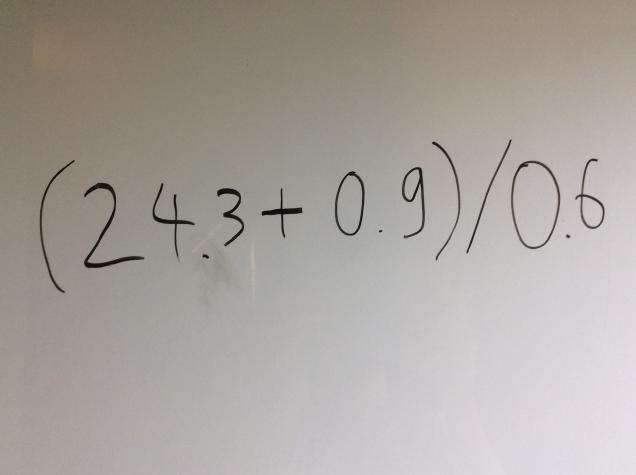
#> input picture Image1.PNG, 1272 x 949 px, found by its file name (shown at 1/2 size)
$ jupyter execute --allow-errors IIC.ipynb
#> lines starting #> are read from the running program, lines starting #| are printed output that depends on the picture; after the words box and inside, x2 and y2 are one past the last pixel; in counts of white or black regions, pixels touching at a corner belong together; long printed decimals are rounded
# IIC #

[cell 1]
print("Test")

[cell 2]
import numpy as np
import cv2

import random
import os

Functions used

[cell 3]
def imshow(name,img):
    cv2.imshow(name, img)
    cv2.waitKey(0)
    cv2.destroyAllWindows()

[cell 4]
def BoundaryFind(InIm):

    ret=InIm

    h = ret.shape[0]
    w = ret.shape[1]

    Max=0
    Min=255

    for y in range(0,h):
        for x in range(0, w):
            if(ret[y][x]>Max):
                Max=ret[y][x]
                #print("Max: ",Max)
            if(ret[y][x]<Min):
                Min=ret[y][x]
                #print("Min: ",Min)

    return (Max/2+Min/2)

def BoundaryCut(InIm):

    ret=InIm
    boundary=BoundaryFind(InIm)

    h = ret.shape[0]
    w = ret.shape[1]

    for y in range(0, h):
        for x in range(0, w):
          #print(ret[y][x])
          ret[y][x] = 255 if InIm[y][x] >= boundary else 0
    print("Boundary: ", boundary)

    return ret

[cell 5]
def PreProcess(InIm):
    ZS=None
    ZS=InIm.copy()

    mean=cv2.mean(InIm)[0]
    var=np.var(InIm)

    print("Mean: ", mean)
    print("Var: ", var)


    h = ZS.shape[0]
    w = ZS.shape[1]


    kernel = np.ones((5,5),np.uint8)

    gradient = cv2.morphologyEx(ZS, cv2.MORPH_GRADIENT, kernel)
    #cv2.imshow('Gradient: ',gradient)

    closing = cv2.morphologyEx(gradient, cv2.MORPH_CLOSE, kernel,iterations= 2)
    #cv2.imshow('Closing: ',closing)

    opening = cv2.morphologyEx(closing, cv2.MORPH_OPEN, kernel,iterations= 1)
    #cv2.imshow('Opening: ',opening)
    #ret = cv2.dilate(gradient,kernel,iterations = 3)

    ret=(255-opening)
    ret=BoundaryCut(ret)

    #cv2.waitKey(0)
    #cv2.destroyAllWindows()


    print("Preprocess Done")
    return ret

Subimage class (we want to have each be a separate symbol, before determining the symbol)

[cell 6]
boundary=10

class SubImage:
    def __init__(self,PointVector):
        n=PointVector.shape[0]

        print("n: ", n)

        xmin=np.Infinity
        xmax=0

        ymin=np.Infinity
        ymax=0


        for i in range(n):
            if(PointVector[i][1]<xmin):
                xmin=PointVector[i][1]
            if(PointVector[i][1]>xmax):
                xmax=PointVector[i][1]
            if(PointVector[i][0]<ymin):
                ymin=PointVector[i][0]
            if(PointVector[i][0]>ymax):
                ymax=PointVector[i][0]


        #print("Range: ( (",ymin,",",ymax,"),(",xmin,",",xmax,")")

        xmin=xmin-boundary
        xmax=xmax+boundary
        ymin=ymin-boundary
        ymax=ymax+boundary

        self.rot=0

        self.x=xmin
        self.y=ymin

        self.xsize=(int)(xmax-xmin)+1
        self.ysize=(int)(ymax-ymin)+1

        ZSim=np.zeros(shape=[self.ysize, self.xsize,1])#, dtype=np.uint8)

        #print("Size: (",self.ysize,",",self.xsize,")")

        for i in range(n):
            #print("(",(PointVector[i][0]-ymin),",",(PointVector[i][1]-xmin),")" )
            ZSim[(int)(PointVector[i][0]-ymin+boundary/2)][(int)(PointVector[i][1]-xmin+boundary/2)][0]=255

        self.Image=ZSim
    Image=None
    x=0
    y=0
    xsize=0
    ysize=0
    rot=0

[cell 7]
#just testing
n2=200
xsize2=1200
ysize2=1800
ymin=40
xmin=30

PointV=np.zeros(shape=[n2,2])

for i in range(n2):
    PointV[i][0]=random.randint(0,ysize2)+ymin
    PointV[i][1]=random.randint(0,xsize2)+xmin


#print(PointV)
SubIm1=SubImage(PointV)
#print(SubIm1.Image)
cv2.imshow('Subimage 1: ',SubIm1.Image)
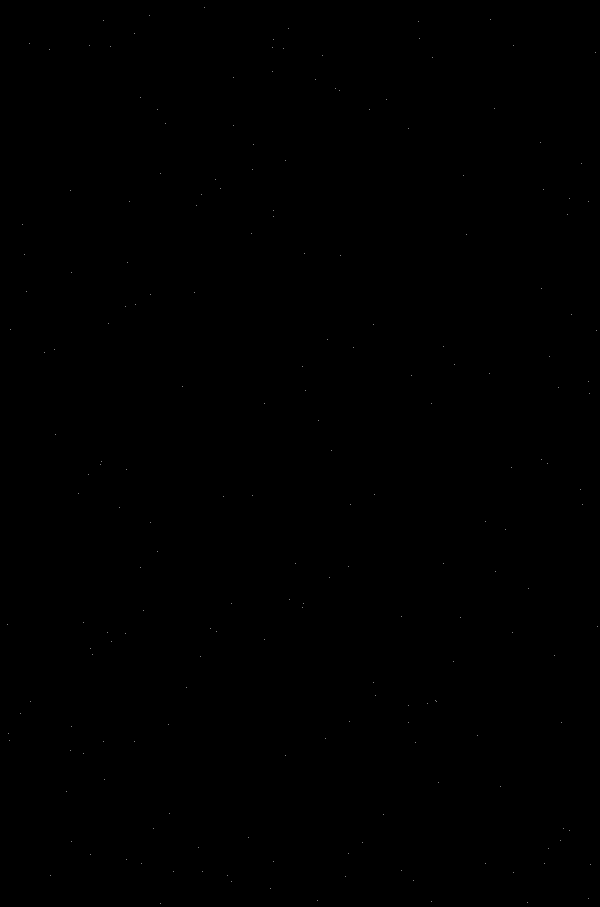
#> window 'Subimage 1: ': shape (1813, 1200, 1) (shown at 1/2 size); 0.01% white in thin lines or dots

cv2.waitKey(0)
cv2.destroyAllWindows()

Subdividing Algorithm

[cell 8]
def SubDividing(InIm):
    ZS=InIm.copy()
    SubDivList=[]

    h = InIm.shape[0]
    w = InIm.shape[1]

    mask = np.zeros((h + 2, w + 2), np.uint8)

    ZSVectorList=[]
    cv2.imshow('Before',ZS)
    cv2.waitKey(0)
    cv2.destroyAllWindows()
    for y in range(h):
        for x in range(w):
            if(ZS[y][x]==0):
                cv2.floodFill(ZS, mask, (x, y), 100);

                ZSVectorList=np.argwhere(ZS == 100)

                mask = np.zeros((h + 2, w + 2), np.uint8)
                cv2.floodFill(ZS, mask, (x, y), 255);

                print(ZSVectorList)

                ZSSubIm=SubImage(ZSVectorList)


                print(ZSSubIm)

                SubDivList.append(ZSSubIm)

                cv2.imshow('ZSSubIm: ',ZSSubIm.Image)


                cv2.imshow('ZS: ',ZS)

                cv2.waitKey(0)
                cv2.destroyAllWindows()


    return SubDivList
    #source: https://www.programcreek.com/python/example/89425/cv2.floodFill

Process Analysing the Images (Basically step A)

[cell 9]
def Process(InIm):

    cv2.imshow('Before',InIm)

    cv2.waitKey(0)
    cv2.destroyAllWindows()

    PPIm=PreProcess(InIm)
    SDIm=SubDividing(PPIm)

    return SDIm

Reading in images

[cell 10]
Spam1 = cv2.imread('Spam1.jpg',0)
if(Spam1 is None):
    print("Spam1.jpg not found")

# Load an color image in grayscale
before1 = cv2.imread('Image1.png',0)
#> before1: shape (949, 1272); min 0, max 230, mean 164.8
before2 = cv2.imread('Image2.png',0)
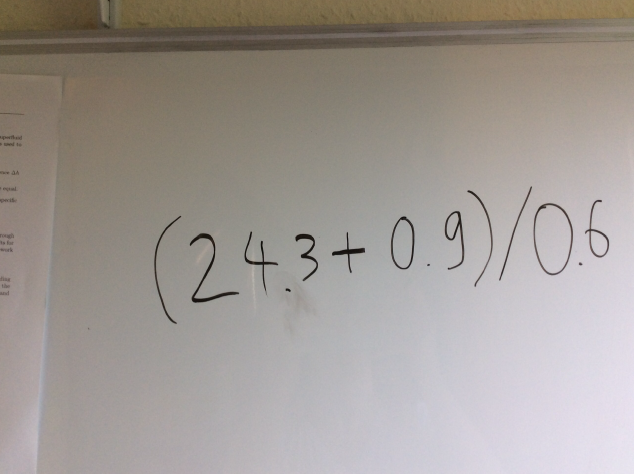
#> input picture Image2.PNG, 1268 x 947 px, found by its file name (shown at 1/2 size)
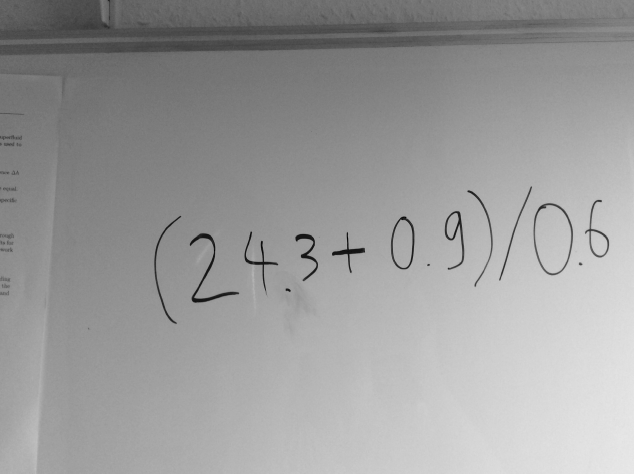
#> before2: shape (947, 1268) (shown at 1/2 size); min 0, max 234, mean 155.2
before3 = cv2.imread('Image3.png',0)
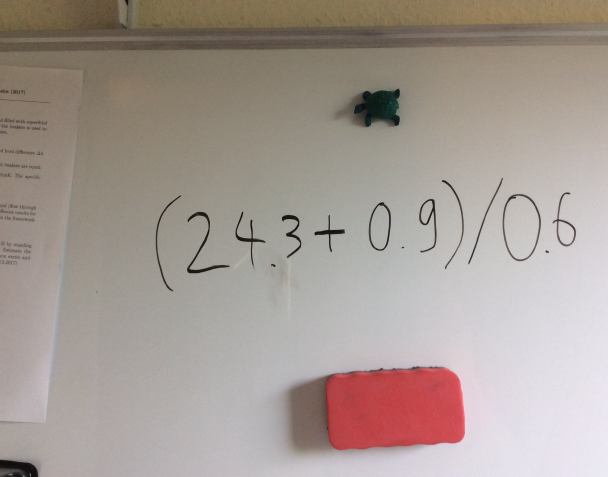
#> input picture Image3.PNG, 1216 x 953 px, found by its file name (shown at 1/2 size)
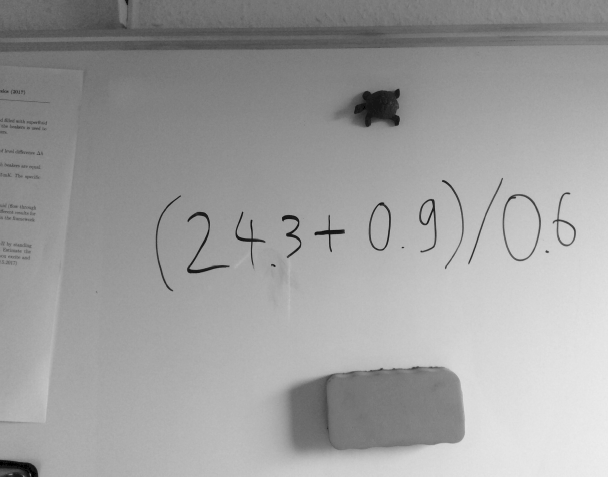
#> before3: shape (953, 1216) (shown at 1/2 size); min 0, max 238, mean 158.3


img = cv2.imread('SilverOwl.png',0)

if(before1 is None):
    print("before1.png not found")
if(before2 is None):
    print("before2.png not found")
if(before3 is None):
    print("before3.png not found")

Processing the images

[cell 11]
im1=Process(before1)
#> in PreProcess, `mean=cv2.mean(InIm)[0]`: mean = 164.8
#> in PreProcess, `var=np.var(InIm)`: var = 1026.7
#| Mean:  164.763
#| Var:  1026.732
#> in PreProcess, `gradient = cv2.morphologyEx(ZS, cv2.MORPH_GRADIENT, kernel)`:
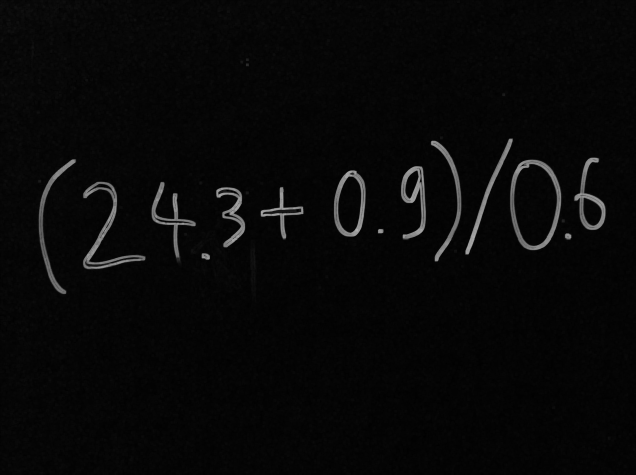
#> gradient: shape (949, 1272) (shown at 1/2 size); min 0, max 178, mean 7.8
#> in PreProcess, `ret=(255-opening)`:
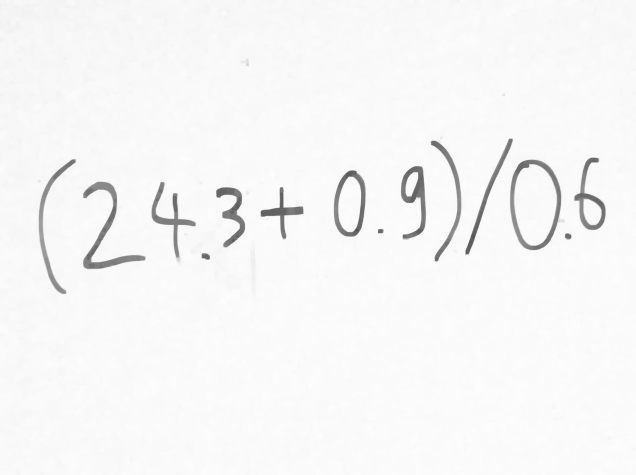
#> ret: shape (949, 1272) (shown at 1/2 size); min 83, max 253, mean 246
#> after the loop in BoundaryFind, `for y in range(0,h):`: Max = 253; Min = 83
#> in BoundaryCut, `boundary=BoundaryFind(InIm)`: boundary = 168
#> after the loop in BoundaryCut, `for y in range(0, h):`:
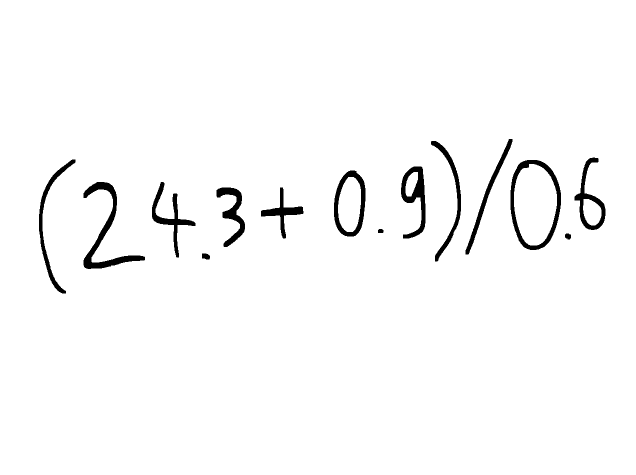
#> ret: shape (949, 1272) (shown at 1/2 size); 97.6% white; 14 black regions, largest, box (x1, y1, x2, y2) and area: (167, 364, 290, 538) 4015, (1021, 320, 1122, 500) 3717, (802, 333, 851, 477) 2838
#| Boundary:  168.0
#> after the loop in SubDividing, `for y in range(h):`: ZS: shape (949, 1272); 2.45% of pixels changed, all inside (x1, y1, x2, y2) = (78, 278, 1211, 587)
#> after the loop in SubDividing, `for y in range(h):`: SubDivList = 14 items
#> im1 = 14 items
#im2=Process(before2)
#im3=Process(before3)

[cell 12]
for i in range(len(im1)):
    name='SubImages\After'+str(i)+'.png'
    cv2.imwrite(name,im1[i].Image)
#> this loop made 14 passes
#> name on passes 1 to 12: 'SubImages\\After0.png', 'SubImages\\After1.png', 'SubImages\\After2.png', 'SubImages\\After3.png', 'SubImages\\After4.png', 'SubImages\\After5.png', 'SubImages\\After6.png', 'SubImages\\After7.png', 'SubImages\\After8.png', 'SubImages\\After9.png', 'SubImages\\After10.png', 'SubImages\\After11.png'
#> pass 1, `cv2.imwrite(name,im1[i].Image)`:
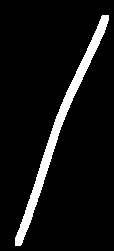
#> saved as After0.png: shape (251, 114, 1); 7.5% white; 1 white region, box (x1, y1, x2, y2) and area: (15, 15, 109, 246) 2133
#> pass 2, `cv2.imwrite(name,im1[i].Image)`:
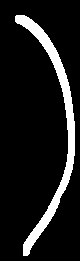
#> saved as After1.png: shape (261, 80, 1); 10.8% white; 1 white region, box (x1, y1, x2, y2) and area: (15, 15, 75, 256) 2256
